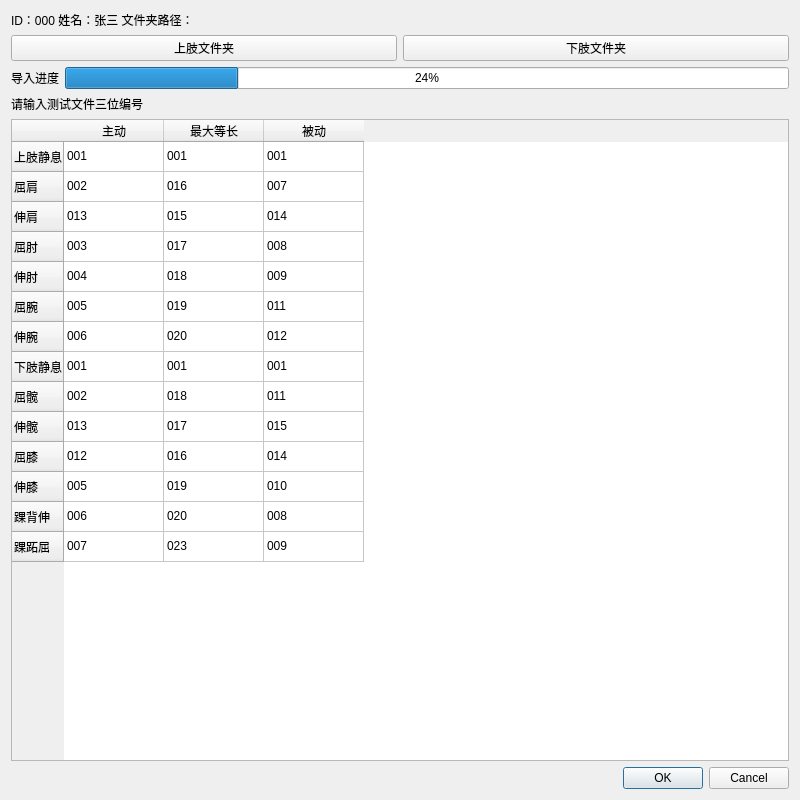
<?xml version="1.0" encoding="UTF-8"?>
<ui version="4.0">
 <class>dialog</class>
 <widget class="QDialog" name="dialog">
  <property name="geometry">
   <rect>
    <x>0</x>
    <y>0</y>
    <width>800</width>
    <height>800</height>
   </rect>
  </property>
  <property name="sizePolicy">
   <sizepolicy hsizetype="Fixed" vsizetype="Fixed">
    <horstretch>50</horstretch>
    <verstretch>0</verstretch>
   </sizepolicy>
  </property>
  <property name="minimumSize">
   <size>
    <width>800</width>
    <height>800</height>
   </size>
  </property>
  <property name="maximumSize">
   <size>
    <width>800</width>
    <height>800</height>
   </size>
  </property>
  <property name="windowTitle">
   <string>测试文件编号</string>
  </property>
  <layout class="QVBoxLayout" name="verticalLayout">
   <item>
    <widget class="QLabel" name="l_user_info">
     <property name="text">
      <string>ID：000 姓名：张三 文件夹路径：</string>
     </property>
    </widget>
   </item>
   <item>
    <layout class="QHBoxLayout" name="horizontalLayout">
     <item>
      <widget class="QPushButton" name="upper_folder_btn">
       <property name="text">
        <string>上肢文件夹</string>
       </property>
      </widget>
     </item>
     <item>
      <widget class="QPushButton" name="lower_folder_btn">
       <property name="text">
        <string>下肢文件夹</string>
       </property>
      </widget>
     </item>
    </layout>
   </item>
   <item>
    <layout class="QHBoxLayout" name="horizontalLayout_2">
     <item>
      <widget class="QLabel" name="label_2">
       <property name="text">
        <string>导入进度</string>
       </property>
      </widget>
     </item>
     <item>
      <widget class="QProgressBar" name="progressBar">
       <property name="value">
        <number>24</number>
       </property>
      </widget>
     </item>
    </layout>
   </item>
   <item>
    <widget class="QLabel" name="l_file_cfg">
     <property name="text">
      <string>请输入测试文件三位编号</string>
     </property>
    </widget>
   </item>
   <item>
    <widget class="QTableWidget" name="t_file_cfg">
     <property name="sizePolicy">
      <sizepolicy hsizetype="Expanding" vsizetype="Expanding">
       <horstretch>0</horstretch>
       <verstretch>0</verstretch>
      </sizepolicy>
     </property>
     <row>
      <property name="text">
       <string>上肢静息</string>
      </property>
     </row>
     <row>
      <property name="text">
       <string>屈肩</string>
      </property>
     </row>
     <row>
      <property name="text">
       <string>伸肩</string>
      </property>
     </row>
     <row>
      <property name="text">
       <string>屈肘</string>
      </property>
     </row>
     <row>
      <property name="text">
       <string>伸肘</string>
      </property>
     </row>
     <row>
      <property name="text">
       <string>屈腕</string>
      </property>
     </row>
     <row>
      <property name="text">
       <string>伸腕</string>
      </property>
     </row>
     <row>
      <property name="text">
       <string>下肢静息</string>
      </property>
     </row>
     <row>
      <property name="text">
       <string>屈髋</string>
      </property>
     </row>
     <row>
      <property name="text">
       <string>伸髋</string>
      </property>
     </row>
     <row>
      <property name="text">
       <string>屈膝</string>
      </property>
     </row>
     <row>
      <property name="text">
       <string>伸膝</string>
      </property>
     </row>
     <row>
      <property name="text">
       <string>踝背伸</string>
      </property>
     </row>
     <row>
      <property name="text">
       <string>踝跖屈</string>
      </property>
     </row>
     <column>
      <property name="text">
       <string>主动</string>
      </property>
     </column>
     <column>
      <property name="text">
       <string>最大等长</string>
      </property>
     </column>
     <column>
      <property name="text">
       <string>被动</string>
      </property>
     </column>
     <item row="0" column="0">
      <property name="text">
       <string>001</string>
      </property>
     </item>
     <item row="0" column="1">
      <property name="text">
       <string>001</string>
      </property>
     </item>
     <item row="0" column="2">
      <property name="text">
       <string>001</string>
      </property>
     </item>
     <item row="1" column="0">
      <property name="text">
       <string>002</string>
      </property>
     </item>
     <item row="1" column="1">
      <property name="text">
       <string>016</string>
      </property>
     </item>
     <item row="1" column="2">
      <property name="text">
       <string>007</string>
      </property>
     </item>
     <item row="2" column="0">
      <property name="text">
       <string>013</string>
      </property>
     </item>
     <item row="2" column="1">
      <property name="text">
       <string>015</string>
      </property>
     </item>
     <item row="2" column="2">
      <property name="text">
       <string>014</string>
      </property>
     </item>
     <item row="3" column="0">
      <property name="text">
       <string>003</string>
      </property>
     </item>
     <item row="3" column="1">
      <property name="text">
       <string>017</string>
      </property>
     </item>
     <item row="3" column="2">
      <property name="text">
       <string>008</string>
      </property>
     </item>
     <item row="4" column="0">
      <property name="text">
       <string>004</string>
      </property>
     </item>
     <item row="4" column="1">
      <property name="text">
       <string>018</string>
      </property>
     </item>
     <item row="4" column="2">
      <property name="text">
       <string>009</string>
      </property>
     </item>
     <item row="5" column="0">
      <property name="text">
       <string>005</string>
      </property>
     </item>
     <item row="5" column="1">
      <property name="text">
       <string>019</string>
      </property>
     </item>
     <item row="5" column="2">
      <property name="text">
       <string>011</string>
      </property>
     </item>
     <item row="6" column="0">
      <property name="text">
       <string>006</string>
      </property>
     </item>
     <item row="6" column="1">
      <property name="text">
       <string>020</string>
      </property>
     </item>
     <item row="6" column="2">
      <property name="text">
       <string>012</string>
      </property>
     </item>
     <item row="7" column="0">
      <property name="text">
       <string>001</string>
      </property>
     </item>
     <item row="7" column="1">
      <property name="text">
       <string>001</string>
      </property>
     </item>
     <item row="7" column="2">
      <property name="text">
       <string>001</string>
      </property>
     </item>
     <item row="8" column="0">
      <property name="text">
       <string>002</string>
      </property>
     </item>
     <item row="8" column="1">
      <property name="text">
       <string>018</string>
      </property>
     </item>
     <item row="8" column="2">
      <property name="text">
       <string>011</string>
      </property>
     </item>
     <item row="9" column="0">
      <property name="text">
       <string>013</string>
      </property>
     </item>
     <item row="9" column="1">
      <property name="text">
       <string>017</string>
      </property>
     </item>
     <item row="9" column="2">
      <property name="text">
       <string>015</string>
      </property>
     </item>
     <item row="10" column="0">
      <property name="text">
       <string>012</string>
      </property>
     </item>
     <item row="10" column="1">
      <property name="text">
       <string>016</string>
      </property>
     </item>
     <item row="10" column="2">
      <property name="text">
       <string>014</string>
      </property>
     </item>
     <item row="11" column="0">
      <property name="text">
       <string>005</string>
      </property>
     </item>
     <item row="11" column="1">
      <property name="text">
       <string>019</string>
      </property>
     </item>
     <item row="11" column="2">
      <property name="text">
       <string>010</string>
      </property>
     </item>
     <item row="12" column="0">
      <property name="text">
       <string>006</string>
      </property>
     </item>
     <item row="12" column="1">
      <property name="text">
       <string>020</string>
      </property>
     </item>
     <item row="12" column="2">
      <property name="text">
       <string>008</string>
      </property>
     </item>
     <item row="13" column="0">
      <property name="text">
       <string>007</string>
      </property>
     </item>
     <item row="13" column="1">
      <property name="text">
       <string>023</string>
      </property>
     </item>
     <item row="13" column="2">
      <property name="text">
       <string>009</string>
      </property>
     </item>
    </widget>
   </item>
   <item>
    <widget class="QDialogButtonBox" name="buttonBox">
     <property name="orientation">
      <enum>Qt::Horizontal</enum>
     </property>
     <property name="standardButtons">
      <set>QDialogButtonBox::Cancel|QDialogButtonBox::Ok</set>
     </property>
    </widget>
   </item>
  </layout>
 </widget>
 <resources/>
 <connections>
  <connection>
   <sender>buttonBox</sender>
   <signal>accepted()</signal>
   <receiver>dialog</receiver>
   <slot>accept()</slot>
   <hints>
    <hint type="sourcelabel">
     <x>248</x>
     <y>254</y>
    </hint>
    <hint type="destinationlabel">
     <x>157</x>
     <y>274</y>
    </hint>
   </hints>
  </connection>
  <connection>
   <sender>buttonBox</sender>
   <signal>rejected()</signal>
   <receiver>dialog</receiver>
   <slot>reject()</slot>
   <hints>
    <hint type="sourcelabel">
     <x>316</x>
     <y>260</y>
    </hint>
    <hint type="destinationlabel">
     <x>286</x>
     <y>274</y>
    </hint>
   </hints>
  </connection>
 </connections>
</ui>
